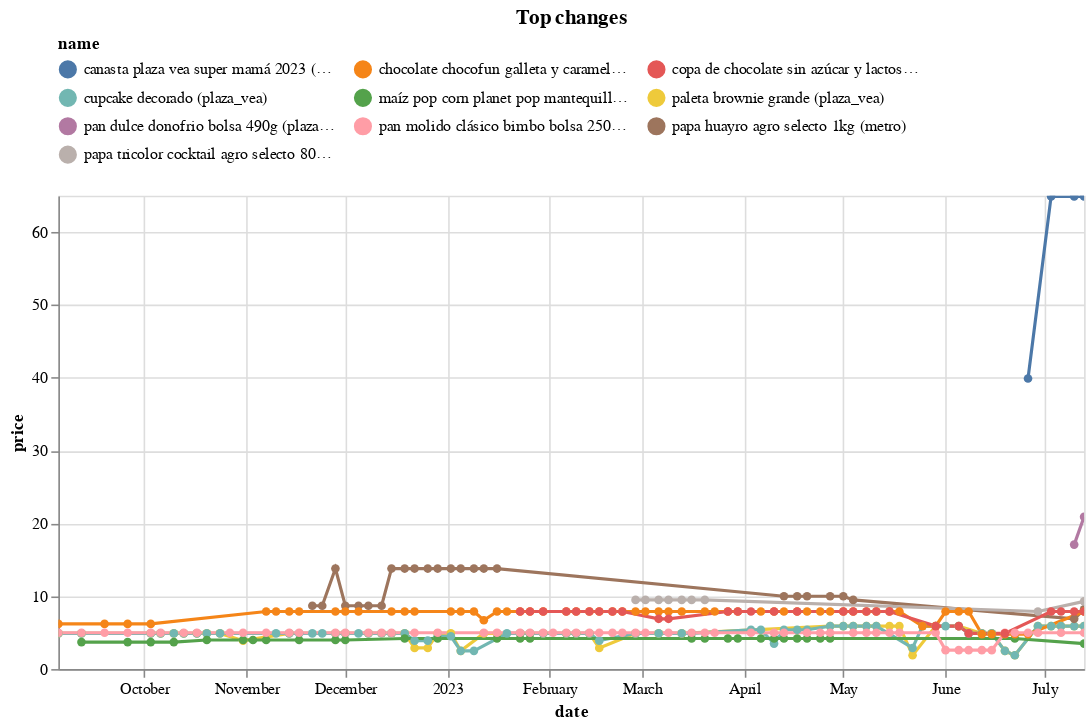

The notebook cell this image was saved under:
### Code cell
top_changes.head(10).pipe(plot_changes, 'Top changes')

### Figure 1 — Vega-Lite specification as saved in the notebook (floating-point values rounded to 4 significant figures; data arrays with more than 128 entries replaced by an {"elided": "..."} marker saying what was removed)
{"config": {"view": {"continuousWidth": 300, "continuousHeight": 300}, "legend": {"columns": 3, "orient": "top"}}, "data": {"name": "data-d5e1e249e666cf01f9e3bff2f225fed6"}, "mark": {"type": "line", "point": true}, "encoding": {"color": {"field": "name", "scale": {"domain": ["canasta plaza vea super mamá 2023 (plaza_vea)", "chocolate chocofun galleta y caramelo bolsa 210g (plaza_vea)", "copa de chocolate sin azúcar y lactosa (plaza_vea)", "cupcake decorado (plaza_vea)", "maíz pop corn planet pop mantequilla bolsa 85g (plaza_vea)", "paleta brownie grande (plaza_vea)", "pan dulce donofrio bolsa 490g (plaza_vea)", "pan molido clásico bimbo bolsa 250g (plaza_vea)", "papa huayro agro selecto 1kg (metro)", "papa tricolor cocktail agro selecto 800 g (metro)"]}, "type": "nominal"}, "tooltip": [{"field": "name", "type": "nominal"}, {"field": "price", "type": "quantitative"}, {"field": "last_price", "type": "quantitative"}], "x": {"field": "date", "type": "temporal"}, "y": {"field": "price", "type": "quantitative"}}, "params": [{"name": "param_1", "select": {"type": "point", "fields": ["name"]}, "bind": "legend"}, {"name": "param_2", "select": {"type": "interval", "encodings": ["x", "y"]}, "bind": "scales"}], "title": "Top changes", "transform": [{"filter": {"param": "param_1"}}], "width": 650, "$schema": "https://vega.github.io/schema/vega-lite/v5.8.0.json", "datasets": {"data-d5e1e249e666cf01f9e3bff2f225fed6": {"elided": "339 records"}}}
